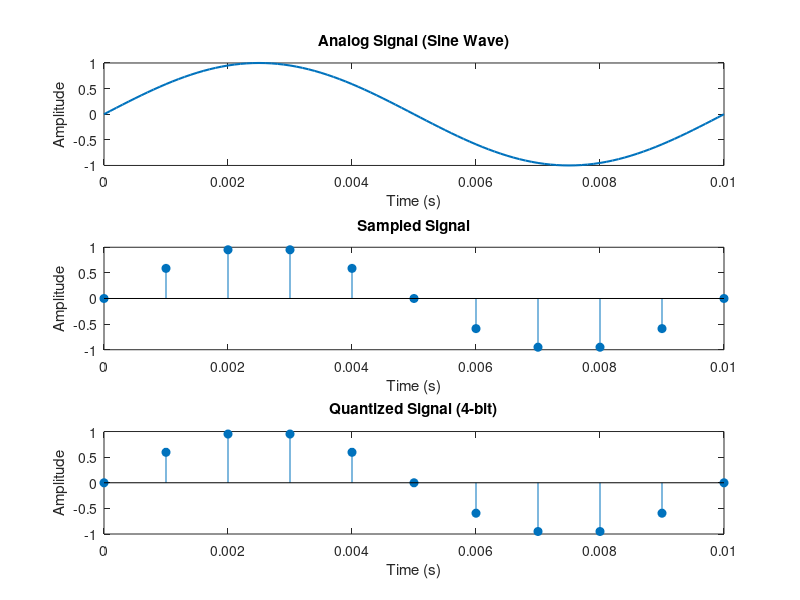

MATLAB code to generate this figure:
%% 1. Generate Analog Signal (conceptual)

t = 0:0.0001:0.01;       % very fine step (continuous-like time)

f = 100;                 % frequency = 100 Hz

x_analog = sin(2*pi*f*t);

 

figure;

subplot(3,1,1);

plot(t, x_analog, 'LineWidth', 1.5);

title('Analog Signal (Sine Wave)');

xlabel('Time (s)'); ylabel('Amplitude');



%% 2. Sampling

Fs = 1000;               % Sampling frequency = 1 kHz

Ts = 1/Fs;               % Sampling period

n = 0:Ts:0.01;           % Discrete sample points

x_sampled = sin(2*pi*f*n);

 

subplot(3,1,2);

stem(n, x_sampled, 'filled');

title('Sampled Signal');

xlabel('Time (s)'); ylabel('Amplitude');


%% 3. Quantization

bits = 4;                           % Number of bits

levels = 2^bits;                    % Quantization levels

x_min = min(x_sampled);

x_max = max(x_sampled);

q_step = (x_max - x_min)/levels;    % Step size

 

x_index = round((x_sampled - x_min)/q_step); % Map samples to indices

x_quantized = x_index*q_step + x_min;        % Map back to amplitude

 

subplot(3,1,3);

stem(n, x_quantized, 'filled');

title(['Quantized Signal (' num2str(bits) '-bit)']);

xlabel('Time (s)'); ylabel('Amplitude');


%% 4. Encoding (Binary Representation)

binary_codes = dec2bin(x_index, bits); % Convert indices to binary words

 

disp('--- First 10 encoded samples ---');

disp(binary_codes(1:10));



%% 5. Digital Bitstream

bitstream = reshape(binary_codes.',1,[]); % Concatenate into one string

disp('--- First 40 bits of the stream ---');

disp(bitstream(1:40));

 

 

%% Summary

fprintf('\nSimulation complete!\n');

fprintf('Analog -> Sampling -> Quantization -> Binary Encoding -> Digital Stream\n');

fprintf('Bits per sample: %d\n', bits);

fprintf('Total samples: %d\n', length(x_sampled));

fprintf('Total bits: %d\n', length(bitstream));
